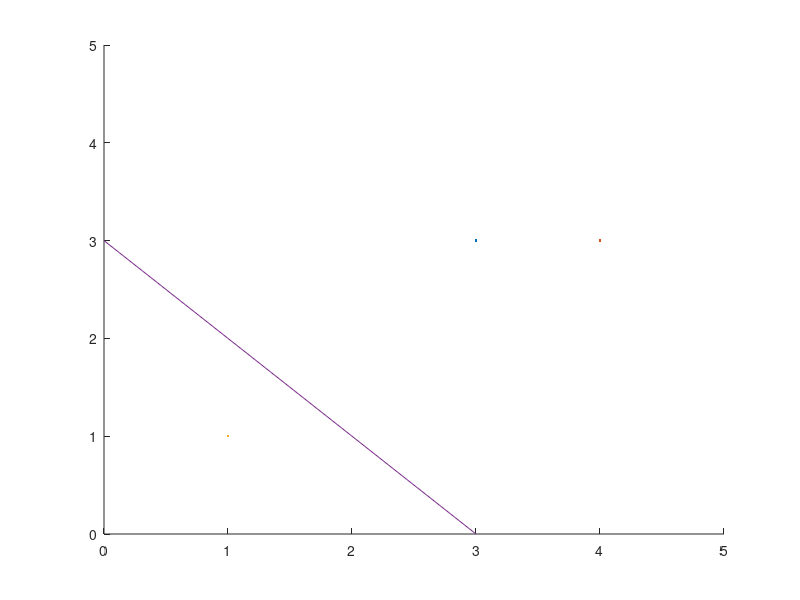

This chart was generated by the following MATLAB code:
%% Rosenblatt感知机的对偶解法
clear all;
clc;

%读入数据
x=[3,3;4,3;1,1];
y=[1;1;-1];
[m,n] = size(x);%取得数据集的大小

%% 画出原始的点
hold on
axis([0 5 0 5]);%axis一般用来设置axes的样式，包括坐标轴范围，可读比例等
for i = 1:m
    plot(x(i,1),x(i,2),'.');
end

%% 初始化
alpha = zeros(1,m);
b = 0;
yita = 1;%学习率
gram = zeros(m,m);

%% 计算Gram矩阵
for i = 1:m
    for j = 1:m
        gram(i,j)=x(i,:)*x(j,:)';
    end
end

%% 更新
for i = 1:m
    tmp = 0;
    for j = 1:m
        tmp = tmp + alpha(j)*y(j)*gram(i,j);
    end
    tmp = tmp + b;
    tmp = y(i)*tmp;
    if tmp <= 0
        alpha(i) = alpha(i)+yita;
        b = b + y(i);
    end
end
% 要使得数据集中没有误分类的点
flag = 0;%标志位，用于标记有没有误分类的点
i = 1;
while flag~=1
    while i <= 3
        tmp = 0;
        for j = 1:m
            tmp = tmp + alpha(j)*y(j)*gram(i,j);
        end
        tmp = tmp + b;
        tmp = y(i)*tmp;
        if tmp <= 0
            alpha(i) = alpha(i)+yita;
            b = b + y(i);
            i = 1;%重置i
            break;
        else
            i = i+1;
        end
        if i == 4
            flag = 1;
        end
    end
end

%% 重新计算w和b
for i = 1:m
    x_new(i,:) = x(i,:) * y(i);
end
w = alpha * x_new;

%% 画出分隔线
x_1 = (0:3);
y_1 = (-b-w(1,1)*x_1)./w(1,2);
plot(x_1,y_1);
